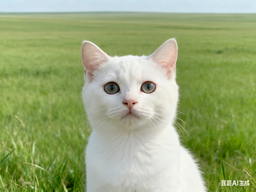
#> input picture database/Database 1.0/猫/1.png, 256 x 192 px, shrunk from 2364 x 1773 before the run; its folder holds 3 pictures in this run
$ python 'Waip AI0.0.3.py'
#> lines starting #> are read from the running program, lines starting #| are printed output that depends on the picture
# 简单的图像生成
import json
import os
from PIL import Image
import random


def Waip_imgea(user_input):
    # 从数据库中查找相关提示词
#> called with user_input = '猫'
    TF = False
    path = os.path.join(os.path.dirname(os.path.abspath(__file__)), '..', 'database','Database 1.0')
    # 遍历数据库中的所有文件目录
    for i in os.listdir(path):
        print(i)
        if i in user_input:
            TF = True
            path_user = os.listdir(os.path.join(os.path.dirname(os.path.abspath(__file__)), '..', 'database','Database 1.0', i))
            xy = []
            # 存储所有图片的尺寸信息
            image_sizes = []

            for j in path_user:
                # 打开图片
                img = Image.open(os.path.join(os.path.dirname(os.path.abspath(__file__)), '..', 'database','Database 1.0', i, j)).convert('RGB')
#> img is the input picture: PIL image 256x192 RGB; mean R, G, B 152.4, 167.8, 117.9
                # 获取并打印图片尺寸
                width, height = img.size
#> width = 256; height = 192
                image_sizes.append((width, height))
                print(f"图片 {j} 尺寸: {width}x{height}")
#| 图片 1.png 尺寸: 256x192

                # 方法1：使用load()获取像素访问对象（更高效）
                pixels = img.load()
                pixel_matrix = [[pixels[x, y] for x in range(width)] for y in range(height)]
#> pixel_matrix = 192 items
                xy.append(pixel_matrix)

            # 计算最小尺寸，确保不会越界访问
            min_width = min(s[0] for s in image_sizes) if image_sizes else 0
            min_height = min(s[1] for s in image_sizes) if image_sizes else 0
            print(f"所有图片的最小尺寸: {min_width}x{min_height}")
    if TF:
        pass
    else:
        return "没有找到相关提示词"
    # 使用计算出的最小尺寸创建图像的二维列表
    img_xy = []
    for k in range(min_height):
        img_xy.append([])
        for g in range(min_width):
            img_xy[k].append([0, 0, 0])  # 使用列表而不是元组，因为列表可以修改

    # 生成图片 - 直接使用最小尺寸，img_xy已经基于最小尺寸创建
    # 只处理所有图片都有的像素范围
    for h in range(min_height):
        for g in range(min_width):
            # 收集所有图片在该位置的RGB值
            r_values = []
            g_values = []
            b_values = []

            for img_data in xy:
                # 直接访问，因为我们已经确保不会越界
                pixel = img_data[h][g]
                r_values.append(pixel[0])
                g_values.append(pixel[1])
                b_values.append(pixel[2])

            # 决定颜色
            for f in range(3):
                # 检测是要动什么颜色
                if f == 0:
                    # 红色
                    ys = r_values
                    ys2 = "red"
                elif f == 1:
                    # 绿色
                    ys = g_values
                    ys2 = "green"
                elif f == 2:
                    # 蓝色
                    ys = b_values
                    ys2 = "blue"
                # 检查是否有近似重复值
                TF = False
                for d in ys:
                    for j in range(20):
                        if ys.count(d + (j-10)) > (round(len(ys) / 2) / 2):
                            TF = True
                            if ys2 == "red":
                                r_ys = d
                            elif ys2 == "green":
                                g_ys = d
                            elif ys2 == "blue":
                                b_ys = d
                        if TF:
                            break
                    if TF:
                        break
                if not TF:
                    if random.randint(0,10) < 7 and h > 0:
                        r_ys = img_xy[h - 1][g][0]
                        g_ys = img_xy[h - 1][g][1]
                        b_ys = img_xy[h - 1][g][2]
                    else:
                        # 随机选择一个值
                        if ys2 == "red":
                            r_ys = random.choice(r_values)
                        elif ys2 == "green":
                            g_ys = random.choice(g_values)
                        elif ys2 == "blue":
                            b_ys = random.choice(b_values)

            # 修改列表中的值
            img_xy[h][g][0] = r_ys
            img_xy[h][g][1] = g_ys
            img_xy[h][g][2] = b_ys
    # 生成完毕
    # 返回图像数据和实际最小尺寸
    return img_xy, min_width, min_height

# 生成图像数据
img_data, actual_width, actual_height = Waip_imgea("猫")

# 在函数外部保存图像到PNG文件
# 创建新图像 - 直接使用实际的最小尺寸
result_image = Image.new('RGB', (actual_width, actual_height))
#> result_image: PIL image 256x192 RGB; every value is 0

# 设置像素值 - 直接使用实际的最小尺寸
for y in range(actual_height):
    for x in range(actual_width):
        # 将列表转换为元组并设置像素
        pixel_value = tuple(img_data[y][x])
        result_image.putpixel((x, y), pixel_value)
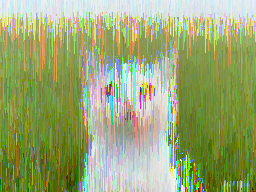
#> result_image: PIL image 256x192 RGB; mean R, G, B 154.4, 167.7, 115.3

# 保存图片
save_path = os.path.join(os.path.dirname(os.path.abspath(__file__)), '..', 'database', 'generated_image.png')
result_image.save(save_path)
print(f"图片已成功保存到: {save_path}")
